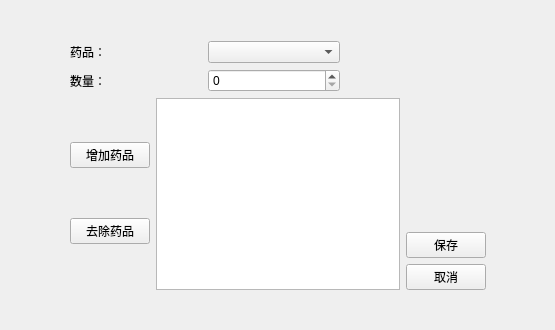
<?xml version="1.0" encoding="UTF-8"?>
<ui version="4.0">
 <class>Prescription_Detail_EditView</class>
 <widget class="QWidget" name="Prescription_Detail_EditView">
  <property name="geometry">
   <rect>
    <x>0</x>
    <y>0</y>
    <width>555</width>
    <height>330</height>
   </rect>
  </property>
  <property name="windowTitle">
   <string>编辑处方明细信息</string>
  </property>
  <layout class="QGridLayout" name="gridLayout">
   <item row="0" column="1">
    <spacer name="verticalSpacer_3">
     <property name="orientation">
      <enum>Qt::Orientation::Vertical</enum>
     </property>
     <property name="sizeHint" stdset="0">
      <size>
       <width>20</width>
       <height>29</height>
      </size>
     </property>
    </spacer>
   </item>
   <item row="1" column="0">
    <spacer name="horizontalSpacer_2">
     <property name="orientation">
      <enum>Qt::Orientation::Horizontal</enum>
     </property>
     <property name="sizeHint" stdset="0">
      <size>
       <width>71</width>
       <height>20</height>
      </size>
     </property>
    </spacer>
   </item>
   <item row="1" column="1">
    <layout class="QHBoxLayout" name="horizontalLayout_7">
     <item>
      <layout class="QVBoxLayout" name="verticalLayout_4">
       <item>
        <layout class="QHBoxLayout" name="horizontalLayout_6">
         <item>
          <layout class="QHBoxLayout" name="horizontalLayout_4">
           <item>
            <layout class="QVBoxLayout" name="verticalLayout_2">
             <item>
              <layout class="QHBoxLayout" name="horizontalLayout_3">
               <item>
                <widget class="QLabel" name="labelMedicineInfo">
                 <property name="text">
                  <string>药品：</string>
                 </property>
                </widget>
               </item>
               <item>
                <widget class="QComboBox" name="comboMedicine"/>
               </item>
              </layout>
             </item>
             <item>
              <layout class="QHBoxLayout" name="horizontalLayout_2">
               <item>
                <widget class="QLabel" name="labelQuantityInfo">
                 <property name="text">
                  <string>数量：</string>
                 </property>
                </widget>
               </item>
               <item>
                <widget class="QSpinBox" name="spinQuantity"/>
               </item>
              </layout>
             </item>
            </layout>
           </item>
           <item>
            <spacer name="horizontalSpacer">
             <property name="orientation">
              <enum>Qt::Orientation::Horizontal</enum>
             </property>
             <property name="sizeType">
              <enum>QSizePolicy::Policy::Fixed</enum>
             </property>
             <property name="sizeHint" stdset="0">
              <size>
               <width>60</width>
               <height>20</height>
              </size>
             </property>
            </spacer>
           </item>
          </layout>
         </item>
        </layout>
       </item>
       <item>
        <layout class="QHBoxLayout" name="horizontalLayout_5">
         <item>
          <layout class="QVBoxLayout" name="verticalLayout_3">
           <item>
            <widget class="QPushButton" name="btAddMedicine">
             <property name="text">
              <string>增加药品</string>
             </property>
            </widget>
           </item>
           <item>
            <widget class="QPushButton" name="btremoveMedicine">
             <property name="text">
              <string>去除药品</string>
             </property>
            </widget>
           </item>
          </layout>
         </item>
         <item>
          <layout class="QHBoxLayout" name="horizontalLayout">
           <item>
            <widget class="QListWidget" name="listMedicines"/>
           </item>
          </layout>
         </item>
        </layout>
       </item>
      </layout>
     </item>
     <item>
      <layout class="QVBoxLayout" name="verticalLayout">
       <item>
        <spacer name="verticalSpacer">
         <property name="orientation">
          <enum>Qt::Orientation::Vertical</enum>
         </property>
         <property name="sizeHint" stdset="0">
          <size>
           <width>20</width>
           <height>40</height>
          </size>
         </property>
        </spacer>
       </item>
       <item>
        <widget class="QPushButton" name="btSave">
         <property name="text">
          <string>保存</string>
         </property>
        </widget>
       </item>
       <item>
        <widget class="QPushButton" name="btCancel">
         <property name="text">
          <string>取消</string>
         </property>
        </widget>
       </item>
      </layout>
     </item>
    </layout>
   </item>
   <item row="1" column="2">
    <spacer name="horizontalSpacer_3">
     <property name="orientation">
      <enum>Qt::Orientation::Horizontal</enum>
     </property>
     <property name="sizeHint" stdset="0">
      <size>
       <width>70</width>
       <height>20</height>
      </size>
     </property>
    </spacer>
   </item>
   <item row="2" column="1">
    <spacer name="verticalSpacer_2">
     <property name="orientation">
      <enum>Qt::Orientation::Vertical</enum>
     </property>
     <property name="sizeHint" stdset="0">
      <size>
       <width>20</width>
       <height>29</height>
      </size>
     </property>
    </spacer>
   </item>
  </layout>
 </widget>
 <resources/>
 <connections/>
</ui>
